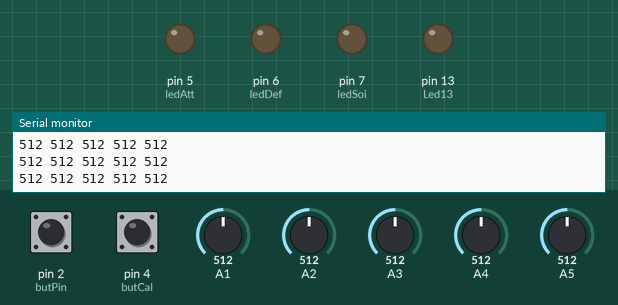
Simulated run of this sketch. Board: Arduino Uno, built with avr-gcc and run on an emulated ATmega328P. Parts: output pins drawn as LEDs (lit = HIGH), the last lines printed to the serial monitor. Dashed ring = blinking. The test bench sets the inputs (shaded band); at power-on: A1 = 512, pin 2 (butPin) LOW, pin 4 (butCal) LOW, A2 = 512, A3 = 512, A4 = 512, A5 = 512.

Above: at 1.7 s.
1.8 s: A1 set to 493
At 4.5 s:
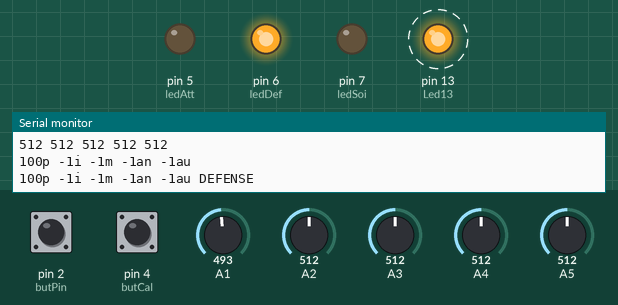
6.4 s: A1 set to 306
At 9.3 s:
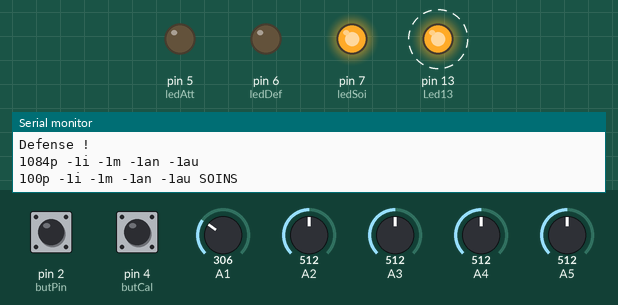
11.0 s: A1 set to 510
At 13.6 s:
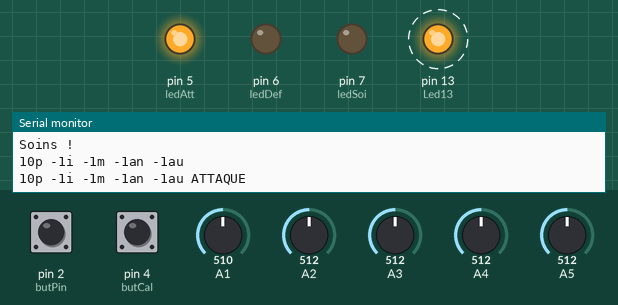
15.4 s: A1 set to 490
At 16.25 s:
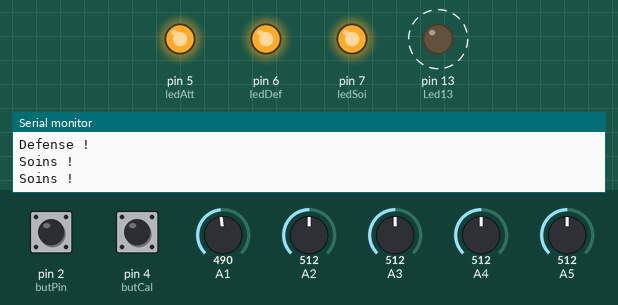
19.9 s: pin 2 (butPin) pulled HIGH for 1 s
25.5 s: A1 set to 716
Timing chart, 0 to 31.1 s (numbered marks = the images above; inputs shaded):
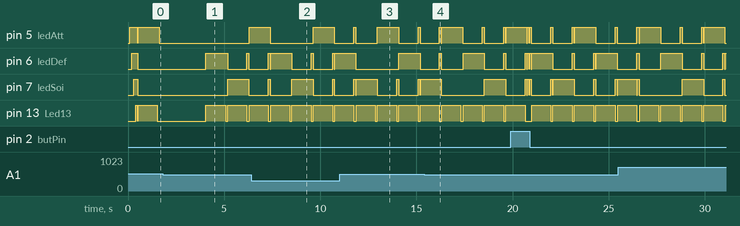

Measured:
- the behaviour switches between 512 and 511 on A1 (found by bisection; images 0 and 1)
- by itself, pin 13 (Led13): alternates HIGH for 1.0 s and LOW for 0.11 s

The sketch:

gant_0.3cal.ino
```cpp
//#include <Firmata.h>
#include <IRremote.h>
IRsend irsend;       //pin 3 pour émetteur


int pS ;
int iS ;
int mS ;
int anS ;
int auS ;
int minp = 0;
int maxp = 1023 ;
int mini = 0;
int maxi = 1023;
int minm = 0;
int maxm = 1023;
int minan = 0;
int maxan = 1023;
int minau = 0;
int maxau = 1023;
int attaqueCap[5] ;
int defenseCap[5] ;
int soinsCap[5] ;
int attaqueCapb[5] ;
int defenseCapb[5] ;
int soinsCapb[5] ;
int attaqueCapt[5] ;
int defenseCapt[5] ;
int soinsCapt[5] ;
int coolDownAtt;
int coolDownDef;
int coolDownSoi;
unsigned long temps;
bool attaqueState;
bool defenseState;
bool soinsState;

const int ledAtt=5;
const int ledDef=6;
const int ledSoi=7;
const int Led13=13;

const int butCal = 4 ;
bool butCalState ;

const int butPin = 2 ;
bool butState ;
int butCount = 0 ;

int marge = 10;   //5, bien


/*
void calibrage() {
    while (millis() < 1500) {
digitalWrite(Led13, HIGH);
pS = analogRead(0);
iS = analogRead(1);
mS = analogRead(2);
anS = analogRead(3);
auS = analogRead(4);
if (pS < maxp) { maxp = pS ;}
if (pS > minp) { minp = pS ;}
if (iS < maxi) { maxi = iS ;}
if (iS > mini) { mini = iS ;}
if (mS < maxm) { maxm = mS ;}
if (mS > minm) { minm = mS ;}
if (anS < maxan) { maxan = anS ;}
if (anS > minan) { minan = anS ;}
if (auS < maxau) { maxau = auS ;}
if (auS > minau) { minau = auS ;}

  }
  digitalWrite(Led13, LOW);
}*/

void attaque () {
  Serial.println("Attaque !");
  digitalWrite(ledAtt, HIGH);
  coolDownAtt = temps +200;
}

void defense () {
  Serial.println("Defense !");
  digitalWrite(ledDef, HIGH);
  coolDownDef = temps +200;
}

void soins () {
  Serial.println("Soins !");
  digitalWrite(ledSoi, HIGH);
  coolDownSoi = temps +200;
}


void setup() {

Serial.begin(9600);
pinMode(ledAtt, OUTPUT);
pinMode(ledDef, OUTPUT);
pinMode(ledSoi, OUTPUT);
pinMode(butCal, INPUT);
pinMode(butPin, INPUT);
pinMode(Led13, OUTPUT);

delay (100);
digitalWrite(ledAtt, HIGH);
delay (100);
digitalWrite(ledDef, HIGH);
delay (100);
digitalWrite(ledSoi, HIGH);
delay (100);
digitalWrite(Led13, HIGH);
delay (100);
digitalWrite(ledSoi, LOW);
digitalWrite(ledDef, LOW);
digitalWrite(ledAtt, LOW);
digitalWrite(Led13, LOW);


}

void loop() {
temps = millis() ;


    while (millis() < 4000 && millis() > 500) {
pS = analogRead(1);
iS = analogRead(2);
mS = analogRead(3);
anS = analogRead(4);
auS = analogRead(5);
if (pS < maxp) { maxp = pS ;}
if (pS > minp) { minp = pS ;}
if (iS < maxi) { maxi = iS ;}
if (iS > mini) { mini = iS ;}
if (mS < maxm) { maxm = mS ;}
if (mS > minm) { minm = mS ;}
if (anS < maxan) { maxan = anS ;}
if (anS > minan) { minan = anS ;}
if (auS < maxau) { maxau = auS ;}
if (auS > minau) { minau = auS ;}

Serial.print(maxp);
Serial.print(" ");
Serial.print(maxi);
Serial.print(" ");
Serial.print(maxm);
Serial.print(" ");
Serial.print(maxan);
Serial.print(" ");
Serial.print(maxau);
Serial.println(" ");
Serial.print(minp);
Serial.print(" ");
Serial.print(mini);
Serial.print(" ");
Serial.print(minm);
Serial.print(" ");
Serial.print(minan);
Serial.print(" ");
Serial.print(minau);
Serial.println(" ");
  }


pS = analogRead(A1);
pS = map (pS, minp, maxp, 0, 100);

iS = analogRead(A2);
iS = map (iS, mini, maxi, 0, 100);

mS = analogRead(A3);
mS = map (mS, minm, maxm, 0, 100);
delay(10);
anS = analogRead(A4);
anS = map (anS, minan, maxan, 0, 100);

auS = analogRead(A5);
auS = map (auS, minau, maxau, 0, 100);


butState = digitalRead(butPin);
butCalState = digitalRead(butCal);


Serial.print(pS);
Serial.print("p ");
Serial.print(iS);
Serial.print("i ");
Serial.print(mS);
Serial.print("m ");
Serial.print(anS);
Serial.print("an ");
Serial.print(auS);
Serial.println("au ");

//if (butCalState == HIGH) {calibrage();}
if (butState ==   LOW) {butCount ++ ;


switch (butCount) {
  case 1:
digitalWrite(Led13, HIGH);
digitalWrite(ledAtt, HIGH);
attaqueCap[0] = pS ;
attaqueCap[1] = iS ;
attaqueCap[2] = mS ;
attaqueCap[3] = anS ;
attaqueCap[4] = auS ;
Serial.print(attaqueCap[0]);
Serial.print("p ");
Serial.print(attaqueCap[1]);
Serial.print("i ");
Serial.print(attaqueCap[2]);
Serial.print("m ");
Serial.print(attaqueCap[3]);
Serial.print("an ");
Serial.print(attaqueCap[4]);
Serial.println("au ATTAQUE");
delay (1000);
digitalWrite(ledAtt, LOW);
digitalWrite(Led13, LOW);
  break;
    case 4:
digitalWrite(Led13, HIGH);
digitalWrite(ledAtt, HIGH);
attaqueCapb[0] = pS ;
attaqueCapb[1] = iS ;
attaqueCapb[2] = mS ;
attaqueCapb[3] = anS ;
attaqueCapb[4] = auS ;
Serial.print(attaqueCap[0]);
Serial.print("p ");
Serial.print(attaqueCap[1]);
Serial.print("i ");
Serial.print(attaqueCap[2]);
Serial.print("m ");
Serial.print(attaqueCap[3]);
Serial.print("an ");
Serial.print(attaqueCap[4]);
Serial.println("au ATTAQUE");
delay (1000);
digitalWrite(ledAtt, LOW);
digitalWrite(Led13, LOW);
  break;
    case 7:
digitalWrite(Led13, HIGH);
digitalWrite(ledAtt, HIGH);
attaqueCapt[0] = pS ;
attaqueCapt[1] = iS ;
attaqueCapt[2] = mS ;
attaqueCapt[3] = anS ;
attaqueCapt[4] = auS ;
Serial.print(attaqueCap[0]);
Serial.print("p ");
Serial.print(attaqueCap[1]);
Serial.print("i ");
Serial.print(attaqueCap[2]);
Serial.print("m ");
Serial.print(attaqueCap[3]);
Serial.print("an ");
Serial.print(attaqueCap[4]);
Serial.println("au ATTAQUE");
delay (1000);
digitalWrite(ledAtt, LOW);
digitalWrite(Led13, LOW);
  break;
  case 2:
digitalWrite(Led13, HIGH);
digitalWrite(ledDef, HIGH);
defenseCap[0] = pS ;
defenseCap[1] = iS ;
defenseCap[2] = mS ;
defenseCap[3] = anS ;
defenseCap[4] = auS ;
Serial.print(defenseCap[0]);
Serial.print("p ");
Serial.print(defenseCap[1]);
Serial.print("i ");
Serial.print(defenseCap[2]);
Serial.print("m ");
Serial.print(defenseCap[3]);
Serial.print("an ");
Serial.print(defenseCap[4]);
Serial.println("au DEFENSE");
delay (1000);
digitalWrite(ledDef, LOW);
digitalWrite(Led13, LOW);
  break;
  case 5:
digitalWrite(Led13, HIGH);
digitalWrite(ledDef, HIGH);
defenseCapb[0] = pS ;
defenseCapb[1] = iS ;
defenseCapb[2] = mS ;
defenseCapb[3] = anS ;
defenseCapb[4] = auS ;
Serial.print(defenseCap[0]);
Serial.print("p ");
Serial.print(defenseCap[1]);
Serial.print("i ");
Serial.print(defenseCap[2]);
Serial.print("m ");
Serial.print(defenseCap[3]);
Serial.print("an ");
Serial.print(defenseCap[4]);
Serial.println("au DEFENSE");
delay (1000);
digitalWrite(ledDef, LOW);
digitalWrite(Led13, LOW);
  break;
    case 8:
digitalWrite(Led13, HIGH);
digitalWrite(ledDef, HIGH);
defenseCapt[0] = pS ;
defenseCapt[1] = iS ;
defenseCapt[2] = mS ;
defenseCapt[3] = anS ;
defenseCapt[4] = auS ;
Serial.print(defenseCap[0]);
Serial.print("p ");
Serial.print(defenseCap[1]);
Serial.print("i ");
Serial.print(defenseCap[2]);
Serial.print("m ");
Serial.print(defenseCap[3]);
Serial.print("an ");
Serial.print(defenseCap[4]);
Serial.println("au DEFENSE");
delay (1000);
digitalWrite(ledDef, LOW);
digitalWrite(Led13, LOW);
  break;
  case 3:
digitalWrite(Led13, HIGH);
digitalWrite(ledSoi, HIGH);
soinsCap[0] = pS ;
soinsCap[1] = iS ;
soinsCap[2] = mS ;
soinsCap[3] = anS ;
soinsCap[4] = auS ;
Serial.print(soinsCap[0]);
Serial.print("p ");
Serial.print(soinsCap[1]);
Serial.print("i ");
Serial.print(soinsCap[2]);
Serial.print("m ");
Serial.print(soinsCap[3]);
Serial.print("an ");
Serial.print(soinsCap[4]);
Serial.println("au SOINS");
delay (1000);
digitalWrite(ledSoi, LOW);
digitalWrite(Led13, LOW);
  break;
  case 6:
digitalWrite(Led13, HIGH);
digitalWrite(ledSoi, HIGH);
soinsCapb[0] = pS ;
soinsCapb[1] = iS ;
soinsCapb[2] = mS ;
soinsCapb[3] = anS ;
soinsCapb[4] = auS ;
Serial.print(soinsCap[0]);
Serial.print("p ");
Serial.print(soinsCap[1]);
Serial.print("i ");
Serial.print(soinsCap[2]);
Serial.print("m ");
Serial.print(soinsCap[3]);
Serial.print("an ");
Serial.print(soinsCap[4]);
Serial.println("au SOINS");
delay (1000);
digitalWrite(ledSoi, LOW);
digitalWrite(Led13, LOW);
  break;
    case 9:
digitalWrite(Led13, HIGH);
digitalWrite(ledSoi, HIGH);
soinsCapt[0] = pS ;
soinsCapt[1] = iS ;
soinsCapt[2] = mS ;
soinsCapt[3] = anS ;
soinsCapt[4] = auS ;
Serial.print(soinsCap[0]);
Serial.print("p ");
Serial.print(soinsCap[1]);
Serial.print("i ");
Serial.print(soinsCap[2]);
Serial.print("m ");
Serial.print(soinsCap[3]);
Serial.print("an ");
Serial.print(soinsCap[4]);
Serial.println("au SOINS");
delay (1000);
digitalWrite(ledSoi, LOW);
digitalWrite(Led13, LOW);
  break;
}
}

if (butCount >= 9) {butCount = 0;}


if (pS <= attaqueCap[0] + marge
&& pS >= attaqueCap[0] - marge
&& iS <= attaqueCap[1] + marge
&& iS >= attaqueCap[1] - marge
&& mS <= attaqueCap[2] + marge
&& mS >= attaqueCap[2] - marge
&& anS <= attaqueCap[3] + marge
&& anS >= attaqueCap[3] - marge
&& auS <= attaqueCap[4] + marge
&& auS >= attaqueCap[4] - marge
)
{
attaque ()  ;
}
if (pS <= attaqueCapb[0] + marge
&& pS >= attaqueCapb[0] - marge
&& iS <= attaqueCapb[1] + marge
&& iS >= attaqueCapb[1] - marge
&& mS <= attaqueCapb[2] + marge
&& mS >= attaqueCapb[2] - marge
&& anS <= attaqueCapb[3] + marge
&& anS >= attaqueCapb[3] - marge
&& auS <= attaqueCapb[4] + marge
&& auS >= attaqueCapb[4] - marge
)
{
attaque ()  ;
}
if (pS <= attaqueCapt[0] + marge
&& pS >= attaqueCapt[0] - marge
&& iS <= attaqueCapt[1] + marge
&& iS >= attaqueCapt[1] - marge
&& mS <= attaqueCapt[2] + marge
&& mS >= attaqueCapt[2] - marge
&& anS <= attaqueCapt[3] + marge
&& anS >= attaqueCapt[3] - marge
&& auS <= attaqueCapt[4] + marge
&& auS >= attaqueCapt[4] - marge
)
{
attaque ()  ;
}

if (pS <= defenseCap[0] + marge
&& pS >= defenseCap[0] - marge
&& iS <= defenseCap[1] + marge
&& iS >= defenseCap[1] - marge
&& mS <= defenseCap[2] + marge
&& mS >= defenseCap[2] - marge
&& anS <= defenseCap[3] + marge
&& anS >= defenseCap[3] - marge
&& auS <= defenseCap[4] + marge
&& auS >= defenseCap[4] - marge )
{
defense ();
}
if (pS <= defenseCapb[0] + marge
&& pS >= defenseCapb[0] - marge
&& iS <= defenseCapb[1] + marge
&& iS >= defenseCapb[1] - marge
&& mS <= defenseCapb[2] + marge
&& mS >= defenseCapb[2] - marge
&& anS <= defenseCapb[3] + marge
&& anS >= defenseCapb[3] - marge
&& auS <= defenseCapb[4] + marge
&& auS >= defenseCapb[4] - marge )
{
defense ();
}
if (pS <= defenseCapt[0] + marge
&& pS >= defenseCapt[0] - marge
&& iS <= defenseCapt[1] + marge
&& iS >= defenseCapt[1] - marge
&& mS <= defenseCapt[2] + marge
&& mS >= defenseCapt[2] - marge
&& anS <= defenseCapt[3] + marge
&& anS >= defenseCapt[3] - marge
&& auS <= defenseCapt[4] + marge
&& auS >= defenseCapt[4] - marge )
{
defense ();
}

if (pS <= soinsCap[0] + marge
&& pS >= soinsCap[0] - marge
&& iS <= soinsCap[1] + marge
&& iS >= soinsCap[1] - marge
&& mS <= soinsCap[2] + marge
&& mS >= soinsCap[2] - marge
&& anS <= soinsCap[3] + marge
&& anS >= soinsCap[3] - marge
&& auS <= soinsCap[4] + marge
&& auS >= soinsCap[4] - marge )
{
soins ()  ;
}
if (pS <= soinsCapb[0] + marge
&& pS >= soinsCapb[0] - marge
&& iS <= soinsCapb[1] + marge
&& iS >= soinsCapb[1] - marge
&& mS <= soinsCapb[2] + marge
&& mS >= soinsCapb[2] - marge
&& anS <= soinsCapb[3] + marge
&& anS >= soinsCapb[3] - marge
&& auS <= soinsCapb[4] + marge
&& auS >= soinsCapb[4] - marge )
{
soins ()  ;
}
if (pS <= soinsCapt[0] + marge
&& pS >= soinsCapt[0] - marge
&& iS <= soinsCapt[1] + marge
&& iS >= soinsCapt[1] - marge
&& mS <= soinsCapt[2] + marge
&& mS >= soinsCapt[2] - marge
&& anS <= soinsCapt[3] + marge
&& anS >= soinsCapt[3] - marge
&& auS <= soinsCapt[4] + marge
&& auS >= soinsCapt[4] - marge )
{
soins ()  ;
}


//if (coolDownAtt < millis()) {digitalWrite(ledAtt, LOW); }


delay(100);
digitalWrite(ledSoi, LOW);
digitalWrite(ledDef, LOW);
digitalWrite(ledAtt, LOW);
digitalWrite(Led13, LOW);
}
```
